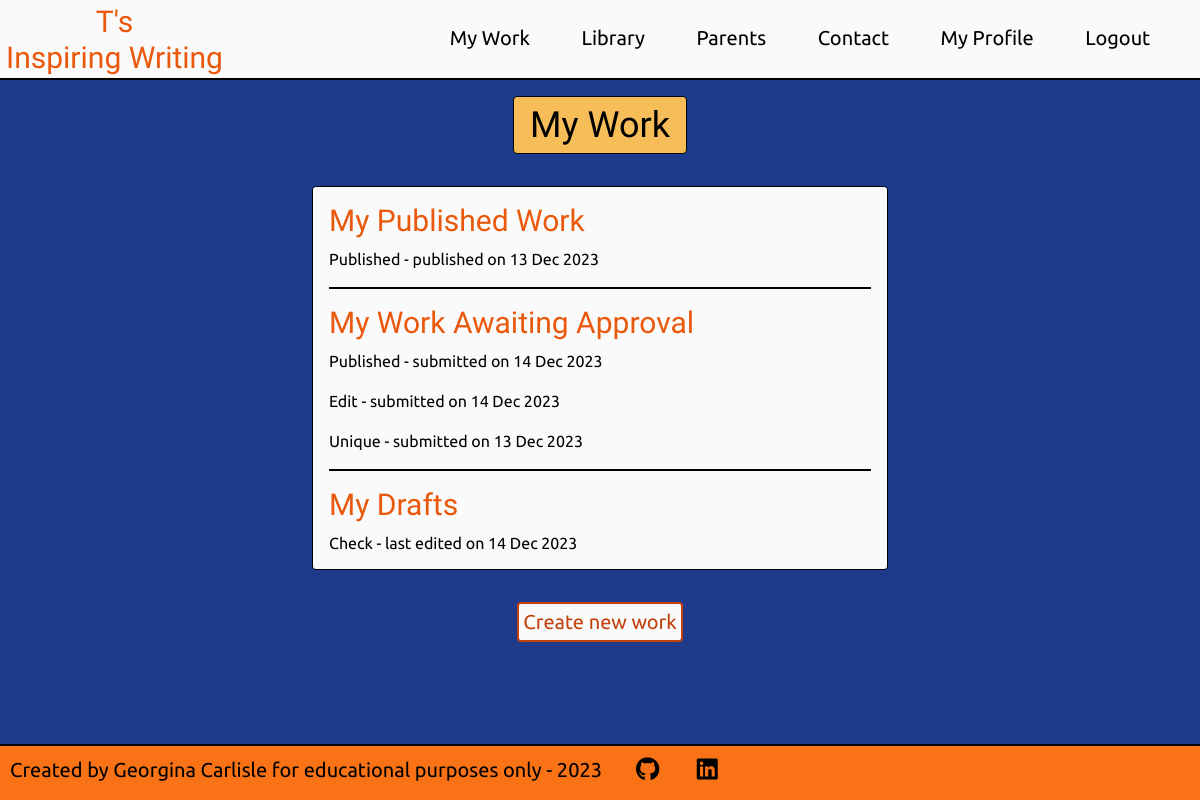
The page /writing/my_work/3 (signed in) on the database its author committed.
### users/models.py (models this page shows, shortened)
class User(AbstractBaseUser, PermissionsMixin):
    __name__ = 'CustomUser'
    validUsername = RegexValidator(
        r'^[a-zA-Z ]+$', 'Only letters and spaces are allowed in your Pen name')
    validFirstName = RegexValidator(
        r'^[a-zA-Z ]+$',
        'Only letters and spaces are allowed in your First name')
    validSecondName = RegexValidator(
        r'^[a-zA-Z ]+$',
        'Only letters and spaces are allowed in your Second name')
    username = models.CharField(
        max_length=20, unique=True, validators=[validUsername])
    age = models.IntegerField(
        validators=[MinValueValidator(8), MaxValueValidator(12),],)
    first_name = models.CharField(max_length=12, validators=[validFirstName])
    last_name = models.CharField(max_length=20, validators=[validSecondName])
    email = models.EmailField(max_length=320)
    consent = models.BooleanField(default=False)
    join_date = models.DateTimeField(default=timezone.now)
    is_staff = models.BooleanField(default=False)
    is_admin = models.BooleanField(default=False)
    is_active = models.BooleanField(default=True)
    is_superuser = models.BooleanField(default=False)
    objects = CustomAccountManager()
    USERNAME_FIELD = 'username'
    REQUIRED_FIELDS = ['email', 'first_name', 'last_name']

### writing/models.py (models this page shows, shortened)
class Writing(models.Model):
    title = models.CharField(max_length=50, unique=True)
    slug = models.SlugField(max_length=100, unique=True)
    author = models.ForeignKey(User, on_delete=models.CASCADE, related_name="writing")
    body = models.TextField()
    updated_on = models.DateTimeField(auto_now=True)
    pending_approval = models.BooleanField(default=False)
    date_submitted = models.DateTimeField(null=True, blank=True)
    approved = models.BooleanField(default=False)
    date_approved = models.DateTimeField(null=True, blank=True)
    failed_approval = models.BooleanField(default=False)
    date_failed = models.DateTimeField(null=True, blank=True)
    reason_failed = models.TextField(null=True, blank=True)
    featured = models.BooleanField(default=False)
    class Meta:
        ordering = ['-date_approved']

### writing/views.py (the view)
# urls.py: path('my_work/<int:user_id>', views.my_writing_view, name='my_work'),
@login_required
def my_writing_view(request, user_id):
    if request.user.id != user_id:
        messages.error(request, 'You have been returned to your account home page, \
                       as you were trying to access a page you are not authorised to view.')
        return redirect('account_home')
    context = {}
    user = User.objects.get(id=user_id)
    work = user.writing.all()
    published_work = work.filter(approved = True).order_by('-date_approved')
    awaiting_approval = work.filter(pending_approval = True).order_by('-date_submitted')
    failed_approval = work.filter(failed_approval = True).order_by('-date_failed')
    draft = work.filter(approved = False, pending_approval = False).order_by('-updated_on')
    context['published_work'] = published_work
    context['awaiting_approval'] = awaiting_approval
    context['failed_approval'] = failed_approval
    context['drafts'] = draft
    return render(request, 'my_work.html', context)

### writing/templates/my_work.html (shortened to what this page needs)
{% extends 'base.html' %}
{% load static %}
{% block content %}
<div class="bg-blue-900 h-full pb-4 pt-16 lg:pt-20">
    {% include 'my_work_title.html' %}
    <div class="flex justify-center mt-4">
        <div class="border border-black rounded bg-zinc-50 p-4 relative w-11/12 sm:max-w-xl h-96 overflow-auto">
            <div class="mb-4 border-b-2 border-black">
                <h2 class="text-2xl lg:text-3xl mb-2 font-title text-orange-600">
                    My Published Work
                </h2>
                {% if published_work %}
                {% for work in published_work %}
                <p class="mb-4">
                    <a href="{% url 'view' work.id %}"
                    title="View writing">
                    {{ work.title }}</a>
                    <span>- published on {{ work.date_approved|date:"d M Y" }}</span>
                </p>
                {% endfor %}
                {% else %}
                <p class="mb-2">You have no published work</p>
                {% endif %}
            </div>
            <div class="mb-4 border-b-2 border-black">
                <h2 class="text-2xl lg:text-3xl mb-2 font-title text-orange-600">
                    My Work Awaiting Approval
                </h2>
                {% if awaiting_approval %}
                {% for work in awaiting_approval %}
                <p class="mb-4">
                    <a href="{% url 'edit' work.id %}"
                    title="View writing">
                    {{ work.title }}</a>
                    <span>- submitted on {{ work.date_submitted|date:"d M Y" }}</span>
                </p>
                {% endfor %}
                {% else %}
                <p>You have no work awaiting approval</p>
                {% endif %}
            </div>
            <div>
                <h2 class="text-2xl lg:text-3xl mb-2 font-title text-orange-600">
                    My Drafts
                </h2>
                {% if drafts %}
                {% for work in drafts %}
                <p class="mb-4">
                    <a href="{% url 'edit' work.id %}"
                    title="View and edit writing">
                    {{ work.title }}</a>
                    <span>- last edited on {{ work.updated_on|date:"d M Y" }}</span>
                </p>
                {% endfor %}
                {% else %}
                <p class="mb-2">You have no drafts</p>
                {% endif %}
            </div>
        </div>
    </div>
    <div class="flex justify-center mt-2">
        <a class="p-1 mt-6 rounded border-orange-700 border-2 border-solid bg-zinc-50 hover:bg-orange-700 text-orange-700 hover:text-white text-lg md:text-xl hover:cursor-pointer w-fit"
            href="{% url 'create' %}">
            Create new work
        </a>
    </div>
</div>
{% endblock%}

### templates/account_header.html (shortened to what this page needs)
{% load static %}
<header>
  <div
    class="fixed top-0 z-10 grid grid-cols-4 md:grid-cols-6 xl:grid-cols-6 h-16 lg:h-20 w-full border-b-2 border-black bg-zinc-50"
  >
    <div class="flex justify-start col-span-3 sm:col-span-2">
      <div class="p-1.5 lg:py-1">
        <a
          class="inline-block text-center w-full font-title text-2xl lg:text-3xl leading-none text-orange-600 hover:text-black hover:cursor-pointer"
          href="{% url 'account_home' %}"
          aria-label="return to the home page"
        >
          {% if user.username %}
          <p>{{ user.username }}'s</p>
          <p>Inspiring Writing</p>
          {% endif %}
        </a>
      </div>
    </div>
    <nav class="col-span-1 md:col-span-4 p-5 lg:p-6 font-body">
      <ul class="hidden md:flex flex-row justify-around lg:text-xl">
        <li class="hover:font-bold hover:cursor-pointer">
          <a href="{% url 'my_work' user.id %}">My Work</a>
        </li>
        <li class="hover:font-bold hover:cursor-pointer">
          <a>Library</a>
        </li>
        <li class="hover:font-bold hover:cursor-pointer">
          <a>Parents</a>
        </li>
        <li class="hover:font-bold hover:cursor-pointer">
          <a>Contact</a>
        </li>
        <li class="hover:font-bold hover:cursor-pointer">
          <a>My Profile</a>
        </li>
        <li class="hover:font-bold hover:cursor-pointer">
          <a href="{% url 'logout' %}">Logout</a>
        </li>
      </ul>
    </nav>
  </div>
</header>

### rows shown on the page
User: username "T"
Writing: title "Published", date_approved "13 Dec 2023", date_submitted "14 Dec 2023"
Writing: title "Edit", date_submitted "14 Dec 2023"
Writing: title "Unique", date_submitted "13 Dec 2023"
Writing: title "Check", updated_on "14 Dec 2023"
